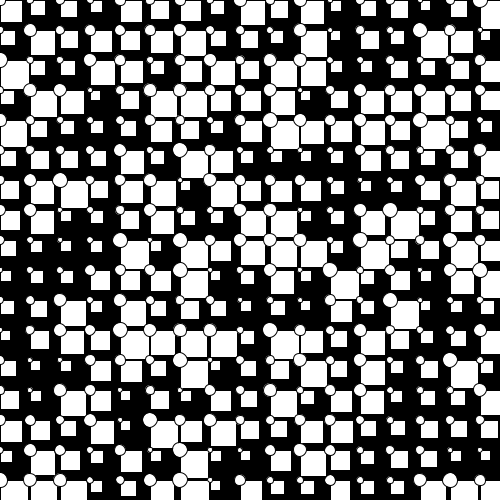
Frame 1 (no input)
Frame 60 (the mouse pressed at the canvas centre just before this capture): identical to frame 1, image omitted
Frame 120 (the mouse held since frame 60 and released just before this capture): identical to frame 1, image omitted

The Processing sketch that drew this single still picture (run headless with seeded random() and noise(); from frame 60 on, the mouse is pressed at the canvas centre):

// Processing sketch: arrayFiguraPropia
// ── arrayFiguraPropia.pde
float misNumeros [] [] = new float [30][30];

void setup() {
  size(500, 500);
  for (int i= 0; i<30; i++) {
    for (int j=0; j<30; j++) {
      misNumeros[i][j] = random(10, 30);
    }
  }
}

void draw() {
  background(0);

  for (int i= 0; i<30; i++) {
    for (int j=0; j<30; j++) {
      miFigura (30*i, 30*j, misNumeros[i][j]);
    }
  }
}

void miFigura(float x, float y, float t) {
  rect(x, y, t, t);
  ellipse(x, y, t/2, t/2);
}
